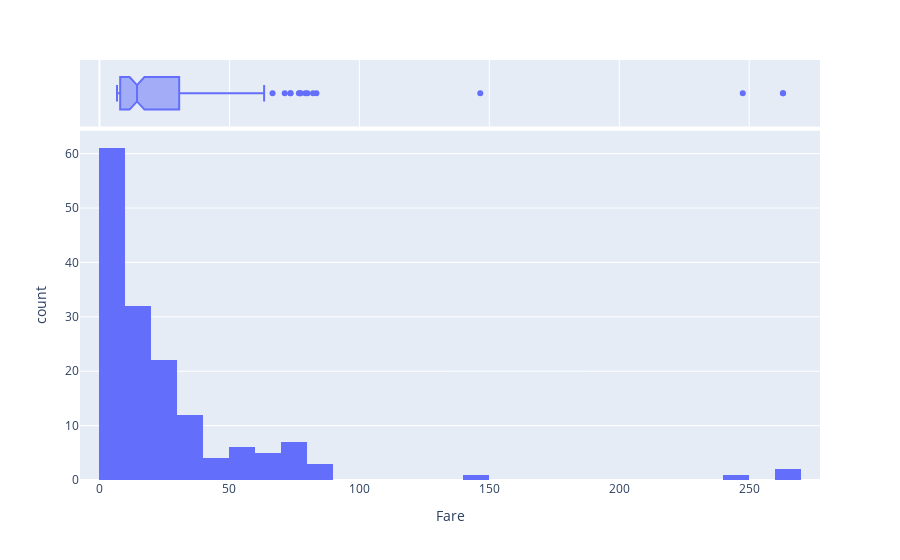

Notebook cell for this chart:
### Markdown cell above
## А давайте посмотрим на распределение стоимости билета?

### Code cell
fig = px.histogram(data, x='Fare', nbins=30,marginal='box')
fig.show()

### Figure 1 — Plotly figure (JSON) as saved in the notebook; plotly's stock layout.template omitted (floating-point values rounded to 4 significant figures; data arrays with more than 128 entries replaced by an {"elided": "..."} marker saying what was removed)
{"data": [{"alignmentgroup": "True", "bingroup": "x", "hovertemplate": "Fare=%{x}<br>count=%{y}<extra></extra>", "legendgroup": "", "marker": {"color": "#636efa", "pattern": {"shape": ""}}, "name": "", "nbinsx": 30, "offsetgroup": "", "orientation": "v", "showlegend": false, "type": "histogram", "x": {"elided": "156 float values"}, "xaxis": "x", "yaxis": "y"}, {"alignmentgroup": "True", "hovertemplate": "Fare=%{x}<extra></extra>", "legendgroup": "", "marker": {"color": "#636efa"}, "name": "", "notched": true, "offsetgroup": "", "showlegend": false, "type": "box", "x": {"elided": "156 float values"}, "xaxis": "x2", "yaxis": "y2"}], "layout": {"barmode": "relative", "legend": {"tracegroupgap": 0}, "margin": {"t": 60}, "xaxis": {"anchor": "y", "domain": [0, 1], "title": {"text": "Fare"}}, "xaxis2": {"anchor": "y2", "domain": [0, 1], "matches": "x", "showgrid": true, "showticklabels": false}, "yaxis": {"anchor": "x", "domain": [0, 0.8316], "title": {"text": "count"}}, "yaxis2": {"anchor": "x2", "domain": [0.8416, 1], "matches": "y2", "showgrid": false, "showline": false, "showticklabels": false, "ticks": ""}}}
